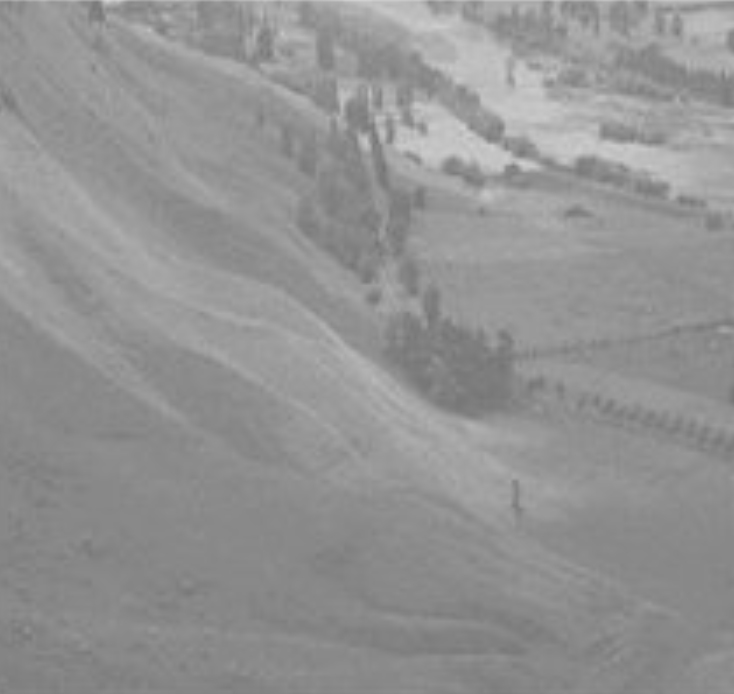
#> input picture py_curso_openVC/openCV_ex_prog/imgs/wiki.jpg, 734 x 694 px
$ python ex_openCV_22.py
#> lines starting #> are read from the running program, lines starting #| are printed output that depends on the picture
import cv2
import numpy as np
from matplotlib import pyplot as plt

img = cv2.imread('imgs/wiki.jpg',0)
#> img is the input picture: shape (694, 734); min 116, max 212, mean 147
cv2.imshow('Imagem original', img)

hist,bins = np.histogram(img.flatten(),256,[0,256])
#> hist = 256 values, max 31425 at index 136, min 0 at index 0, mean 1989.8; bins = 257 values from 0 to 256

cdf = hist.cumsum()
#> cdf = 256 values from 0 to 509396
cdf_normalized = cdf * hist.max()/ cdf.max()
#> cdf_normalized = 256 values from 0 to 31425

plt.figure()
plt.plot(cdf_normalized, color = 'b')
plt.hist(img.flatten(),256,[0,256], color = 'r')
plt.xlim([0,256])
plt.legend(('cdf','histograma'), loc = 'upper left')
plt.show()
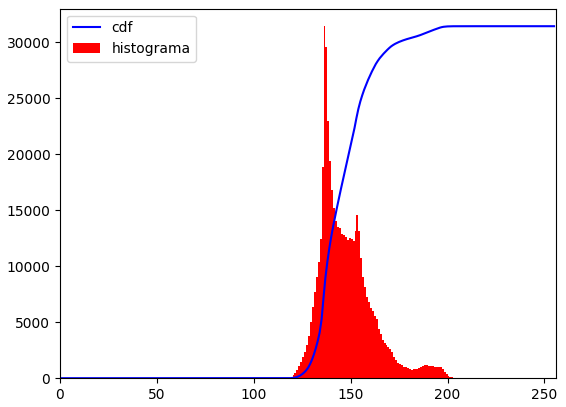
#> figure drawn by matplotlib, 1 panel; tallest bar 31425 high, from x = 136 to 137; curve peaks at x = 212, y = 31425

cv2.waitKey(0)
cv2.destroyAllWindows()
# On Mac need to force to destroyAllWindows.
cv2.waitKey(1)
